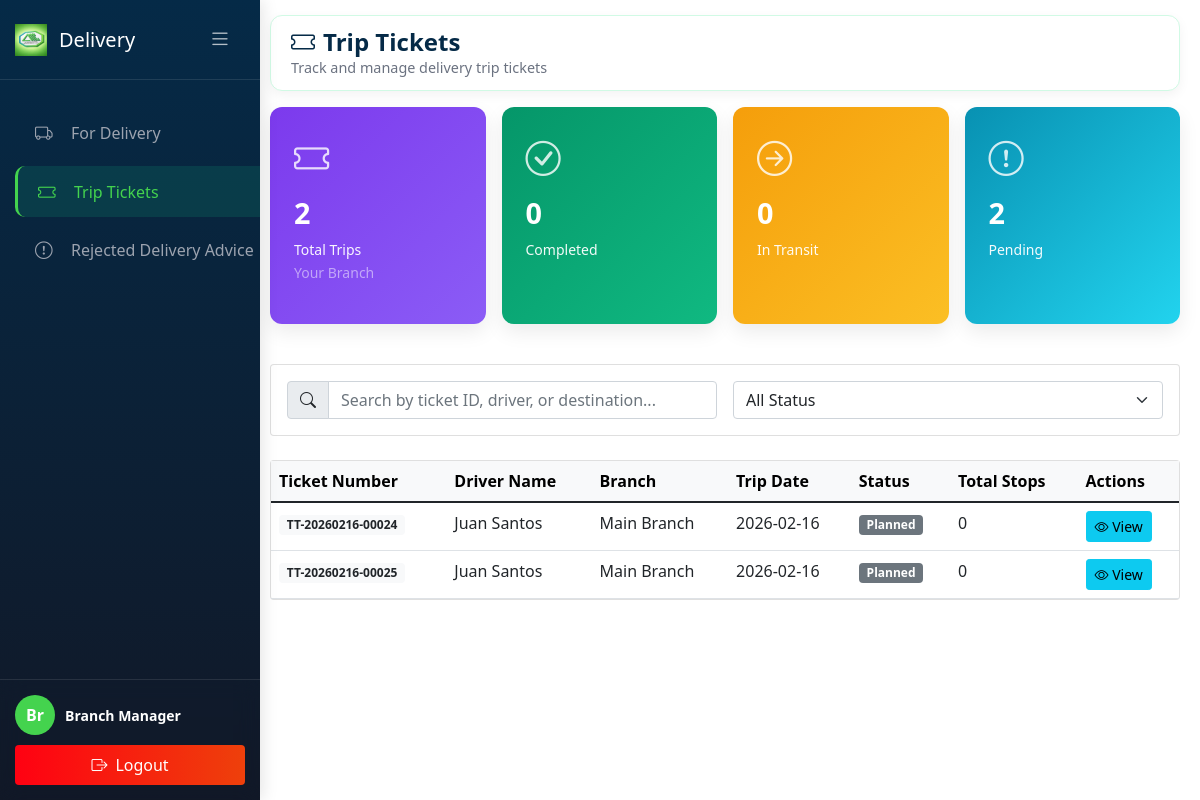
The app's page /Delivery/trip_tickets.php (signed in), older data.
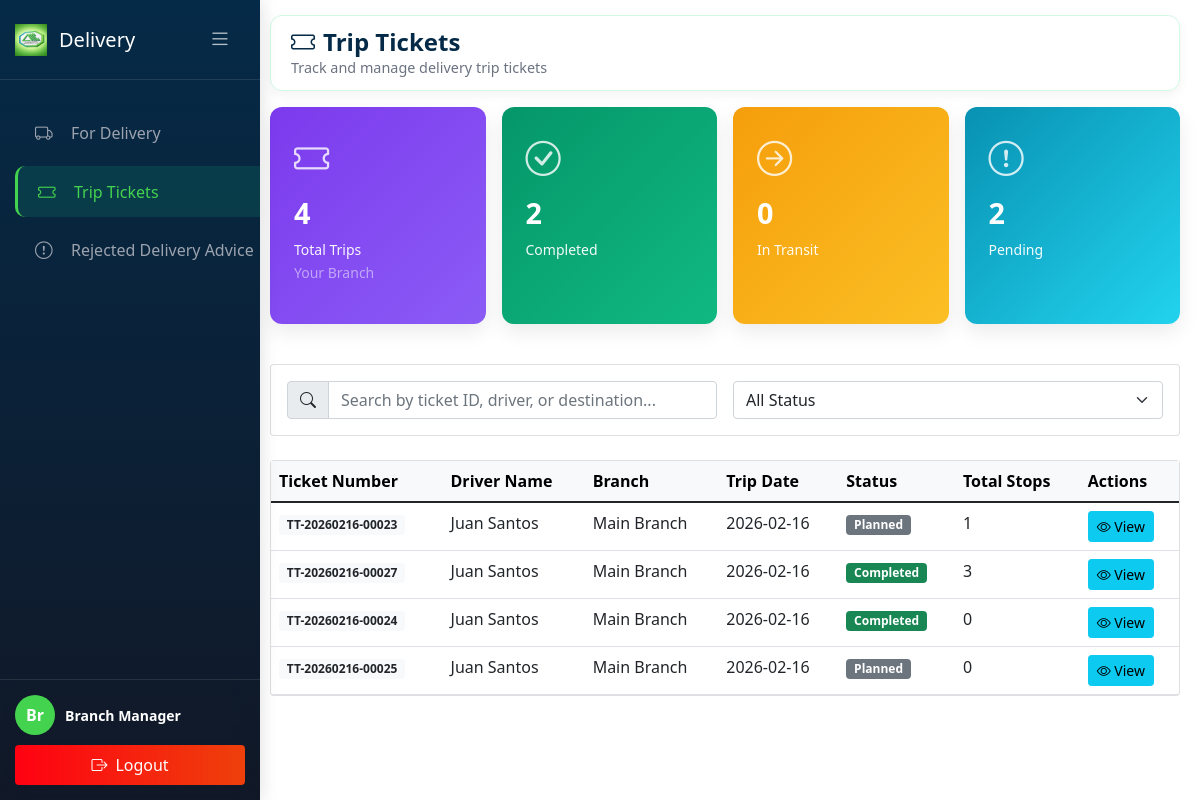
The same page, newer data.
### tables this page shows
CREATE TABLE `trip_tickets` (
  `trip_id` int(11) NOT NULL,
  `trip_number` varchar(50) NOT NULL,
  `so_id` int(11) NOT NULL,
  `picklist_id` int(11) DEFAULT NULL,
  `driver_id` int(11) NOT NULL,
  `branch_id` int(11) NOT NULL,
  `trip_date` date NOT NULL,
  `trip_status` enum('planned','in-progress','completed','delayed','cancelled') DEFAULT 'planned',
  `start_time` datetime DEFAULT NULL,
  `end_time` datetime DEFAULT NULL,
  `total_stops` int(11) DEFAULT NULL,
  `total_delivered` int(11) DEFAULT 0,
  `total_failed` int(11) DEFAULT 0,
  `remarks` text DEFAULT NULL,
  `created_by` int(11) NOT NULL,
  `created_at` timestamp NOT NULL DEFAULT current_timestamp(),
  `updated_at` timestamp NOT NULL DEFAULT current_timestamp() ON UPDATE current_timestamp(),
  `photo_1` varchar(250) DEFAULT NULL
);

CREATE TABLE `drivers` (
  `driver_id` int(11) NOT NULL,
  `user_id` int(11) DEFAULT NULL,
  `driver_name` varchar(100) NOT NULL,
  `license_number` varchar(50) NOT NULL,
  `license_expiry` date DEFAULT NULL,
  `contact_number` varchar(20) DEFAULT NULL,
  `vehicle_type` varchar(50) DEFAULT NULL,
  `vehicle_plate_number` varchar(50) DEFAULT NULL,
  `status` enum('active','inactive','on-leave') DEFAULT 'active',
  `branch_id` int(11) DEFAULT NULL,
  `created_at` timestamp NOT NULL DEFAULT current_timestamp(),
  `updated_at` timestamp NOT NULL DEFAULT current_timestamp() ON UPDATE current_timestamp()
);

CREATE TABLE `branches` (
  `branch_id` int(11) NOT NULL,
  `branch_name` varchar(100) NOT NULL,
  `branch_code` varchar(20) NOT NULL,
  `address` varchar(255) DEFAULT NULL,
  `city` varchar(50) DEFAULT NULL,
  `contact_number` varchar(20) DEFAULT NULL,
  `manager_id` int(11) DEFAULT NULL,
  `status` enum('active','inactive') DEFAULT 'active',
  `created_at` timestamp NOT NULL DEFAULT current_timestamp(),
  `updated_at` timestamp NOT NULL DEFAULT current_timestamp() ON UPDATE current_timestamp()
);

### Delivery/trip_tickets.php (the view, shortened to what the changed rows need)
<!DOCTYPE html>
<html lang="en">
<head>
    <link rel="stylesheet" href="../css/delivery.css">
    <link href="https://cdn.jsdelivr.net/npm/bootstrap@5.1.3/dist/css/bootstrap.min.css" rel="stylesheet">
    <link rel="stylesheet" href="https://cdn.jsdelivr.net/npm/bootstrap-icons@1.8.1/font/bootstrap-icons.css">
</head>
<body>
    <?php
require_once '../config/database.php';
$branch_id = $_SESSION['branch_id'];
$view_all_branches = $_SESSION['view_all_branches'] ?? false;
$tt_branch_column_exists = false;
$check_tt_column = $conn->query("SHOW COLUMNS FROM trip_tickets LIKE 'branch_id'");
if ($check_tt_column && $check_tt_column->num_rows > 0) {
    $tt_branch_column_exists = true;
}
$branch_filter = "";
if ($tt_branch_column_exists && !$view_all_branches) {
    $branch_filter = " AND branch_id = $branch_id ";
}
$total_query = "
    SELECT COUNT(*) as count
    FROM trip_tickets
    WHERE 1=1 $branch_filter
";
$result = $conn->query($total_query);
$stats['total_trips'] = $result->fetch_assoc()['count'] ?? 0;
$completed_query = "
    SELECT COUNT(*) as count
    FROM trip_tickets
    WHERE trip_status = 'completed' $branch_filter
";
$result = $conn->query($completed_query);
$stats['completed'] = $result->fetch_assoc()['count'] ?? 0;
$in_progress_query = "
    SELECT COUNT(*) as count
    FROM trip_tickets
    WHERE trip_status = 'in-progress' $branch_filter
";
$result = $conn->query($in_progress_query);
$stats['in_transit'] = $result->fetch_assoc()['count'] ?? 0;
$planned_query = "
    SELECT COUNT(*) as count
    FROM trip_tickets
    WHERE trip_status = 'planned' $branch_filter
";
$result = $conn->query($planned_query);
$stats['pending'] = $result->fetch_assoc()['count'] ?? 0;
$trip_tickets_query = "
    SELECT tt.*, d.driver_name, b.branch_name
    FROM trip_tickets tt
    LEFT JOIN drivers d ON tt.driver_id = d.driver_id
    LEFT JOIN branches b ON tt.branch_id = b.branch_id
    WHERE 1=1
";
if (!$view_all_branches) {
    $trip_tickets_query .= " AND tt.branch_id = $branch_id";
}
$trip_tickets_query .= " ORDER BY tt.created_at DESC";
$result = $conn->query($trip_tickets_query);
$trip_tickets = $result ? $result->fetch_all(MYSQLI_ASSOC) : [];
?>
    <div id="appPage">
        <div class="main-content">
            <div class="navbar-top">
                <div class="page-title">
                    <h2><i class="bi bi-ticket me-2"></i>Trip Tickets</h2>
                </div>
            </div>
            <div class="row g-3 mb-4">
                <div class="col-md-3 mb-3">
                    <div class="stat-card inventory">
                        <div>
                            <div class="stat-value"><?php echo $stats['total_trips']; ?></div>
                            <div class="stat-label">Total Trips</div>
                            <?php if ($tt_branch_column_exists && !$view_all_branches): ?>
                                <small class="text-white-50">Your Branch</small>
                            <?php endif; ?>
                        </div>
                    </div>
                </div>
                <div class="col-md-3 mb-3">
                    <div class="stat-card sales">
                        <div>
                            <div class="stat-value"><?php echo $stats['completed']; ?></div>
                            <div class="stat-label">Completed</div>
                        </div>
                    </div>
                </div>
            </div>
            <?php if (empty($trip_tickets)): ?>
                <div class="alert alert-info text-center py-4">
                    <i class="bi bi-ticket" style="font-size: 2rem;"></i>
                    <p class="mt-3 mb-0">
                        No trip tickets found.
                        <?php if ($tt_branch_column_exists && !$view_all_branches): ?>
                            <br><small>No trip tickets for your branch yet.</small>
                        <?php endif; ?>
                    </p>
                </div>
            <?php else: ?>
            <div class="card">
                <div class="table-responsive">
                    <table class="table table-hover mb-0">
                        <thead class="table-light">
                            <tr>
                                <th>Ticket Number</th>
                                <th>Driver Name</th>
                                <th>Branch</th>
                                <th>Trip Date</th>
                                <th>Status</th>
                                <th>Total Stops</th>
                                <th>Actions</th>
                            </tr>
                        </thead>
                        <tbody>
                            <?php foreach ($trip_tickets as $row): ?>
                                <?php
                                $status_badge = '';
                                switch($row['trip_status']) {
                                    case 'completed': $status_badge = 'bg-success'; break;
                                    default: $status_badge = 'bg-secondary';
                                }
                                ?>
                                <tr>
                                    <td><span class="badge bg-light text-dark"><?php echo htmlspecialchars($row['trip_number']); ?></span></td>
                                    <td><?php echo htmlspecialchars($row['driver_name'] ?? 'N/A'); ?></td>
                                    <td>
                                        <?php echo htmlspecialchars($row['branch_name'] ?? 'N/A'); ?>
                                    </td>
                                    <td><?php echo date('Y-m-d', strtotime($row['trip_date'])); ?></td>
                                    <td><span class="badge <?php echo $status_badge; ?>"><?php echo ucfirst(str_replace('-', ' ', $row['trip_status'])); ?></span></td>
                                    <td><?php echo $row['total_stops'] ?? 0; ?></td>
                                    <td>
                                        <button class="btn btn-sm btn-info" data-bs-toggle="modal" data-bs-target="#viewDetailsModal"
                                                onclick="loadTripDetails('<?php echo $row['trip_id']; ?>')">
                                            <i class="bi bi-eye"></i> View
                                        </button>
                                    </td>
                                </tr>
                            <?php endforeach; ?>
                        </tbody>
                    </table>
                </div>
            </div>
            <?php endif; ?>
        </div>
    </div>
</body>
</html>

Row changes from the older to the newer data that the page shows:
added trip_tickets: trip_number "TT-20260216-00023", driver.driver_name "Juan Santos", branch.branch_name "Main Branch", trip_date "2026-02-16", trip_status "Planned", total_stops "1"
added trip_tickets: trip_number "TT-20260216-00027", driver.driver_name "Juan Santos", branch.branch_name "Main Branch", trip_date "2026-02-16", trip_status "Completed", total_stops "3"
changed trip_tickets "TT-20260216-00024": trip_status "Planned" → "Completed"
Text that changed along with them:
$stats['total_trips']: "2" → "4"
$stats['completed']: "0" → "2"
